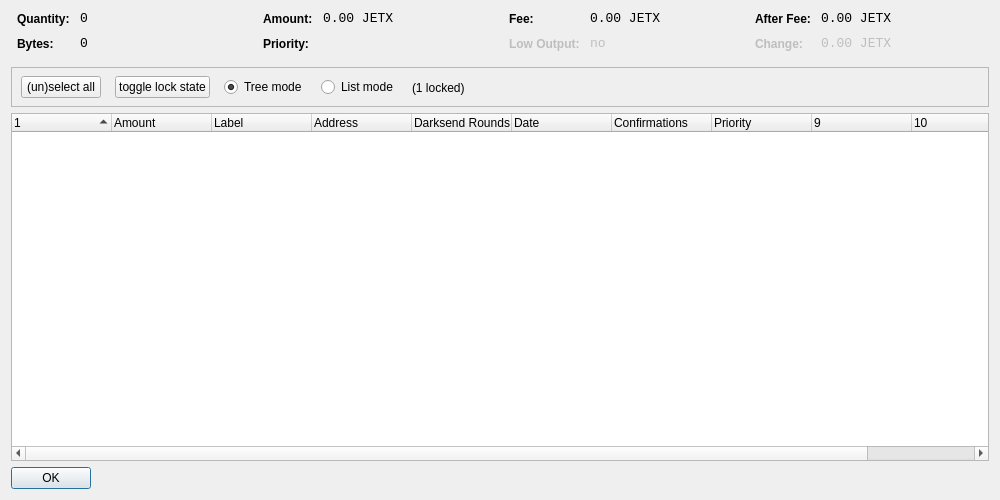
<?xml version="1.0" encoding="UTF-8"?>
<ui version="4.0">
 <class>CoinControlDialog</class>
 <widget class="QDialog" name="CoinControlDialog">
  <property name="geometry">
   <rect>
    <x>0</x>
    <y>0</y>
    <width>1000</width>
    <height>500</height>
   </rect>
  </property>
  <property name="windowTitle">
   <string>Coin Control</string>
  </property>
  <layout class="QVBoxLayout" name="verticalLayout">
   <item>
    <layout class="QHBoxLayout" name="horizontalLayoutTop" stretch="0,0,0,0">
     <property name="topMargin">
      <number>0</number>
     </property>
     <property name="bottomMargin">
      <number>10</number>
     </property>
     <item>
      <layout class="QFormLayout" name="formLayoutCoinControl1">
       <property name="horizontalSpacing">
        <number>10</number>
       </property>
       <property name="verticalSpacing">
        <number>10</number>
       </property>
       <property name="leftMargin">
        <number>6</number>
       </property>
       <property name="rightMargin">
        <number>6</number>
       </property>
       <item row="0" column="0">
        <widget class="QLabel" name="labelCoinControlQuantityText">
         <property name="styleSheet">
          <string notr="true">font-weight:bold;</string>
         </property>
         <property name="text">
          <string>Quantity:</string>
         </property>
        </widget>
       </item>
       <item row="0" column="1">
        <widget class="QLabel" name="labelCoinControlQuantity">
         <property name="font">
          <font>
           <family>Monospace</family>
           <pointsize>10</pointsize>
          </font>
         </property>
         <property name="cursor">
          <cursorShape>IBeamCursor</cursorShape>
         </property>
         <property name="contextMenuPolicy">
          <enum>Qt::ActionsContextMenu</enum>
         </property>
         <property name="text">
          <string notr="true">0</string>
         </property>
         <property name="textInteractionFlags">
          <set>Qt::LinksAccessibleByMouse|Qt::TextSelectableByKeyboard|Qt::TextSelectableByMouse</set>
         </property>
        </widget>
       </item>
       <item row="1" column="0">
        <widget class="QLabel" name="labelCoinControlBytesText">
         <property name="styleSheet">
          <string notr="true">font-weight:bold;</string>
         </property>
         <property name="text">
          <string>Bytes:</string>
         </property>
        </widget>
       </item>
       <item row="1" column="1">
        <widget class="QLabel" name="labelCoinControlBytes">
         <property name="font">
          <font>
           <family>Monospace</family>
           <pointsize>10</pointsize>
          </font>
         </property>
         <property name="cursor">
          <cursorShape>IBeamCursor</cursorShape>
         </property>
         <property name="contextMenuPolicy">
          <enum>Qt::ActionsContextMenu</enum>
         </property>
         <property name="text">
          <string notr="true">0</string>
         </property>
         <property name="textInteractionFlags">
          <set>Qt::LinksAccessibleByMouse|Qt::TextSelectableByKeyboard|Qt::TextSelectableByMouse</set>
         </property>
        </widget>
       </item>
      </layout>
     </item>
     <item>
      <layout class="QFormLayout" name="formLayoutCoinControl2">
       <property name="horizontalSpacing">
        <number>10</number>
       </property>
       <property name="verticalSpacing">
        <number>10</number>
       </property>
       <property name="leftMargin">
        <number>6</number>
       </property>
       <property name="rightMargin">
        <number>6</number>
       </property>
       <item row="0" column="0">
        <widget class="QLabel" name="labelCoinControlAmountText">
         <property name="styleSheet">
          <string notr="true">font-weight:bold;</string>
         </property>
         <property name="text">
          <string>Amount:</string>
         </property>
        </widget>
       </item>
       <item row="0" column="1">
        <widget class="QLabel" name="labelCoinControlAmount">
         <property name="font">
          <font>
           <family>Monospace</family>
           <pointsize>10</pointsize>
          </font>
         </property>
         <property name="cursor">
          <cursorShape>IBeamCursor</cursorShape>
         </property>
         <property name="contextMenuPolicy">
          <enum>Qt::ActionsContextMenu</enum>
         </property>
         <property name="text">
          <string notr="true">0.00 JETX</string>
         </property>
         <property name="textInteractionFlags">
          <set>Qt::LinksAccessibleByMouse|Qt::TextSelectableByKeyboard|Qt::TextSelectableByMouse</set>
         </property>
        </widget>
       </item>
       <item row="1" column="0">
        <widget class="QLabel" name="labelCoinControlPriorityText">
         <property name="styleSheet">
          <string notr="true">font-weight:bold;</string>
         </property>
         <property name="text">
          <string>Priority:</string>
         </property>
        </widget>
       </item>
       <item row="1" column="1">
        <widget class="QLabel" name="labelCoinControlPriority">
         <property name="font">
          <font>
           <family>Monospace</family>
           <pointsize>10</pointsize>
          </font>
         </property>
         <property name="cursor">
          <cursorShape>IBeamCursor</cursorShape>
         </property>
         <property name="contextMenuPolicy">
          <enum>Qt::ActionsContextMenu</enum>
         </property>
         <property name="text">
          <string/>
         </property>
         <property name="textInteractionFlags">
          <set>Qt::LinksAccessibleByMouse|Qt::TextSelectableByKeyboard|Qt::TextSelectableByMouse</set>
         </property>
        </widget>
       </item>
      </layout>
     </item>
     <item>
      <layout class="QFormLayout" name="formLayoutCoinControl3">
       <property name="horizontalSpacing">
        <number>10</number>
       </property>
       <property name="verticalSpacing">
        <number>10</number>
       </property>
       <property name="leftMargin">
        <number>6</number>
       </property>
       <property name="rightMargin">
        <number>6</number>
       </property>
       <item row="0" column="0">
        <widget class="QLabel" name="labelCoinControlFeeText">
         <property name="styleSheet">
          <string notr="true">font-weight:bold;</string>
         </property>
         <property name="text">
          <string>Fee:</string>
         </property>
        </widget>
       </item>
       <item row="0" column="1">
        <widget class="QLabel" name="labelCoinControlFee">
         <property name="font">
          <font>
           <family>Monospace</family>
           <pointsize>10</pointsize>
          </font>
         </property>
         <property name="cursor">
          <cursorShape>IBeamCursor</cursorShape>
         </property>
         <property name="contextMenuPolicy">
          <enum>Qt::ActionsContextMenu</enum>
         </property>
         <property name="text">
          <string notr="true">0.00 JETX</string>
         </property>
         <property name="textInteractionFlags">
          <set>Qt::LinksAccessibleByMouse|Qt::TextSelectableByKeyboard|Qt::TextSelectableByMouse</set>
         </property>
        </widget>
       </item>
       <item row="1" column="0">
        <widget class="QLabel" name="labelCoinControlLowOutputText">
         <property name="enabled">
          <bool>false</bool>
         </property>
         <property name="styleSheet">
          <string notr="true">font-weight:bold;</string>
         </property>
         <property name="text">
          <string>Low Output:</string>
         </property>
        </widget>
       </item>
       <item row="1" column="1">
        <widget class="QLabel" name="labelCoinControlLowOutput">
         <property name="enabled">
          <bool>false</bool>
         </property>
         <property name="font">
          <font>
           <family>Monospace</family>
           <pointsize>10</pointsize>
          </font>
         </property>
         <property name="cursor">
          <cursorShape>IBeamCursor</cursorShape>
         </property>
         <property name="contextMenuPolicy">
          <enum>Qt::ActionsContextMenu</enum>
         </property>
         <property name="text">
          <string notr="true">no</string>
         </property>
         <property name="textInteractionFlags">
          <set>Qt::LinksAccessibleByMouse|Qt::TextSelectableByKeyboard|Qt::TextSelectableByMouse</set>
         </property>
        </widget>
       </item>
      </layout>
     </item>
     <item>
      <layout class="QFormLayout" name="formLayoutCoinControl4">
       <property name="horizontalSpacing">
        <number>10</number>
       </property>
       <property name="verticalSpacing">
        <number>10</number>
       </property>
       <property name="leftMargin">
        <number>6</number>
       </property>
       <property name="rightMargin">
        <number>6</number>
       </property>
       <item row="0" column="0">
        <widget class="QLabel" name="labelCoinControlAfterFeeText">
         <property name="styleSheet">
          <string notr="true">font-weight:bold;</string>
         </property>
         <property name="text">
          <string>After Fee:</string>
         </property>
        </widget>
       </item>
       <item row="0" column="1">
        <widget class="QLabel" name="labelCoinControlAfterFee">
         <property name="font">
          <font>
           <family>Monospace</family>
           <pointsize>10</pointsize>
          </font>
         </property>
         <property name="cursor">
          <cursorShape>IBeamCursor</cursorShape>
         </property>
         <property name="contextMenuPolicy">
          <enum>Qt::ActionsContextMenu</enum>
         </property>
         <property name="text">
          <string notr="true">0.00 JETX</string>
         </property>
         <property name="textInteractionFlags">
          <set>Qt::LinksAccessibleByMouse|Qt::TextSelectableByKeyboard|Qt::TextSelectableByMouse</set>
         </property>
        </widget>
       </item>
       <item row="1" column="0">
        <widget class="QLabel" name="labelCoinControlChangeText">
         <property name="enabled">
          <bool>false</bool>
         </property>
         <property name="styleSheet">
          <string notr="true">font-weight:bold;</string>
         </property>
         <property name="text">
          <string>Change:</string>
         </property>
        </widget>
       </item>
       <item row="1" column="1">
        <widget class="QLabel" name="labelCoinControlChange">
         <property name="enabled">
          <bool>false</bool>
         </property>
         <property name="font">
          <font>
           <family>Monospace</family>
           <pointsize>10</pointsize>
          </font>
         </property>
         <property name="cursor">
          <cursorShape>IBeamCursor</cursorShape>
         </property>
         <property name="contextMenuPolicy">
          <enum>Qt::ActionsContextMenu</enum>
         </property>
         <property name="text">
          <string notr="true">0.00 JETX</string>
         </property>
         <property name="textInteractionFlags">
          <set>Qt::LinksAccessibleByMouse|Qt::TextSelectableByKeyboard|Qt::TextSelectableByMouse</set>
         </property>
        </widget>
       </item>
      </layout>
     </item>
    </layout>
   </item>
   <item>
    <widget class="QFrame" name="frame">
     <property name="minimumSize">
      <size>
       <width>0</width>
       <height>40</height>
      </size>
     </property>
     <property name="frameShape">
      <enum>QFrame::StyledPanel</enum>
     </property>
     <property name="frameShadow">
      <enum>QFrame::Sunken</enum>
     </property>
     <widget class="QWidget" name="horizontalLayoutWidget">
      <property name="geometry">
       <rect>
        <x>10</x>
        <y>0</y>
        <width>781</width>
        <height>41</height>
       </rect>
      </property>
      <layout class="QHBoxLayout" name="horizontalLayoutPanel" stretch="0,0,0,0,0">
       <property name="spacing">
        <number>14</number>
       </property>
       <item>
        <widget class="QPushButton" name="pushButtonSelectAll">
         <property name="sizePolicy">
          <sizepolicy hsizetype="Maximum" vsizetype="Fixed">
           <horstretch>0</horstretch>
           <verstretch>0</verstretch>
          </sizepolicy>
         </property>
         <property name="text">
          <string>(un)select all</string>
         </property>
        </widget>
       </item>
        <item>
         <widget class="QPushButton" name="pushButtonToggleLock">
          <property name="sizePolicy">
           <sizepolicy hsizetype="Maximum" vsizetype="Fixed">
            <horstretch>0</horstretch>
            <verstretch>0</verstretch>
           </sizepolicy>
          </property>
          <property name="text">
           <string>toggle lock state</string>
          </property>
          <property name="autoDefault">
           <bool>false</bool>
          </property>
         </widget>
        </item>
       <item>
        <widget class="QRadioButton" name="radioTreeMode">
         <property name="sizePolicy">
          <sizepolicy hsizetype="Maximum" vsizetype="Fixed">
           <horstretch>0</horstretch>
           <verstretch>0</verstretch>
          </sizepolicy>
         </property>
         <property name="text">
          <string>Tree mode</string>
         </property>
         <property name="checked">
          <bool>true</bool>
         </property>
        </widget>
       </item>
       <item>
        <widget class="QRadioButton" name="radioListMode">
         <property name="sizePolicy">
          <sizepolicy hsizetype="Maximum" vsizetype="Fixed">
           <horstretch>0</horstretch>
           <verstretch>0</verstretch>
          </sizepolicy>
         </property>
         <property name="text">
          <string>List mode</string>
         </property>
        </widget>
       </item>
        <item>
         <widget class="QLabel" name="labelLocked">
          <property name="text">
           <string>(1 locked)</string>
          </property>
         </widget>
        </item>
       <item>
        <spacer name="horizontalSpacer">
         <property name="orientation">
          <enum>Qt::Horizontal</enum>
         </property>
         <property name="sizeHint" stdset="0">
          <size>
           <width>40</width>
           <height>20</height>
          </size>
         </property>
        </spacer>
       </item>
      </layout>
     </widget>
    </widget>
   </item>
   <item>
    <widget class="CoinControlTreeWidget" name="treeWidget">
     <property name="contextMenuPolicy">
      <enum>Qt::CustomContextMenu</enum>
     </property>
     <property name="sortingEnabled">
      <bool>false</bool>
     </property>
     <property name="columnCount">
      <number>11</number>
     </property>
     <attribute name="headerShowSortIndicator" stdset="0">
      <bool>true</bool>
     </attribute>
     <attribute name="headerStretchLastSection">
      <bool>false</bool>
     </attribute>
     <column>
      <property name="text">
       <string/>
      </property>
     </column>
     <column>
      <property name="text">
       <string>Amount</string>
      </property>
     </column>
     <column>
      <property name="text">
       <string>Label</string>
      </property>
     </column>
     <column>
      <property name="text">
       <string>Address</string>
      </property>
     </column>
     <column>
      <property name="text">
       <string>Darksend Rounds</string>
      </property>
    </column>
     <column>
      <property name="text">
       <string>Date</string>
      </property>
     </column>
     <column>
      <property name="text">
       <string>Confirmations</string>
      </property>
      <property name="toolTip">
       <string>Confirmed</string>
      </property>
     </column>
     <column>
      <property name="text">
       <string>Priority</string>
      </property>
     </column>
     <column>
      <property name="text">
       <string/>
      </property>
     </column>
     <column>
      <property name="text">
       <string/>
      </property>
     </column>
     <column>
      <property name="text">
       <string/>
      </property>
     </column>
     <column>
      <property name="text">
       <string/>
      </property>
     </column>
    </widget>
   </item>
   <item>
    <widget class="QDialogButtonBox" name="buttonBox">
     <property name="sizePolicy">
      <sizepolicy hsizetype="Maximum" vsizetype="Fixed">
       <horstretch>0</horstretch>
       <verstretch>0</verstretch>
      </sizepolicy>
     </property>
     <property name="orientation">
      <enum>Qt::Horizontal</enum>
     </property>
     <property name="standardButtons">
      <set>QDialogButtonBox::Ok</set>
     </property>
    </widget>
   </item>
  </layout>
 </widget>
 <customwidgets>
  <customwidget>
   <class>CoinControlTreeWidget</class>
   <extends>QTreeWidget</extends>
   <header>coincontroltreewidget.h</header>
  </customwidget>
 </customwidgets>
 <resources/>
 <connections/>
</ui>
